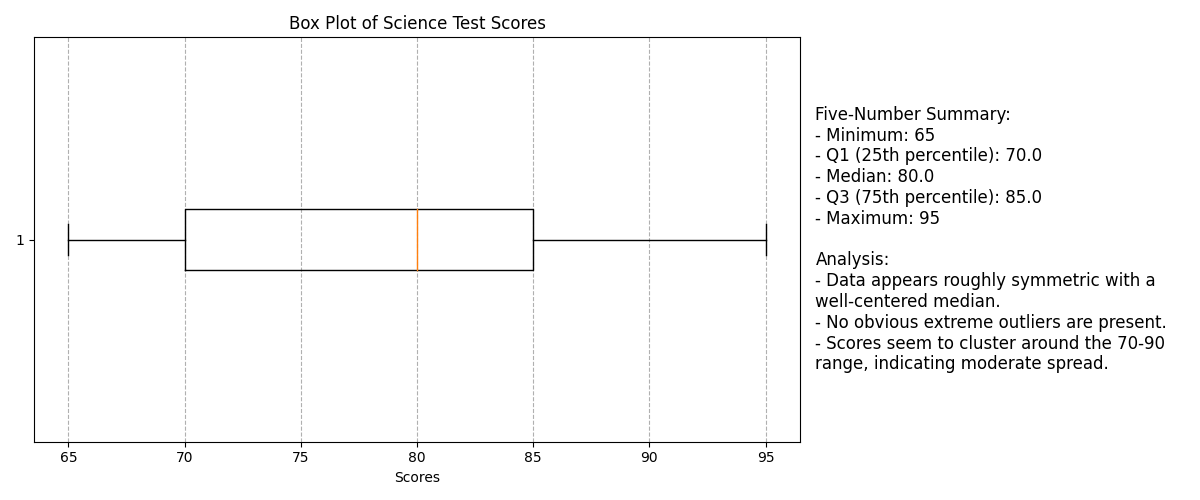

The Python source for this figure:

import matplotlib.pyplot as plt
import numpy as np # using numpy for easy quartile calculations on Question 3

#==============================================================================
# Part 3: Website Traffic Analysis
#==============================================================================

test_scores = [65, 70, 75, 80, 85, 90, 95, 85, 75, 65,
               70, 80, 90, 85, 75, 65, 70, 80, 90, 95,
               85, 75, 65, 70, 80]

min = np.min(test_scores)
q1 = np.percentile(test_scores, 25)
median = np.median(test_scores)
q3 = np.percentile(test_scores, 75)
max = np.max(test_scores)

# Creating the figure with two plot areas
fig, ax = plt.subplots(1, 2, figsize=(12, 5), gridspec_kw={'width_ratios': [3, 1]})

#plot area 1
ax[0].boxplot(test_scores, vert=False) # vert=false makes the boxplot horizontal
ax[0].set_title('Box Plot of Science Test Scores')
ax[0].set_xlabel('Scores')
ax[0].grid(axis='x', linestyle='--') #add x-axis gridlines as dashed lines

analysis_text = (
    "Five-Number Summary:\n"
    f"- Minimum: {min}\n"
    f"- Q1 (25th percentile): {q1}\n"
    f"- Median: {median}\n"
    f"- Q3 (75th percentile): {q3}\n"
    f"- Maximum: {max}\n\n"
    "Analysis:\n"
    "- Data appears roughly symmetric with a well-centered median.\n"
    "- No obvious extreme outliers are present.\n"
    "- Scores seem to cluster around the 70-90 range, indicating moderate spread."
)


#plot area 2 -  analysis
ax[1].axis('off')
ax[1].text(0, 0.5, analysis_text, va='center', ha='left', fontsize=12, wrap=True)
plt.tight_layout() # keep the teo subplots close to each other
plt.show()
